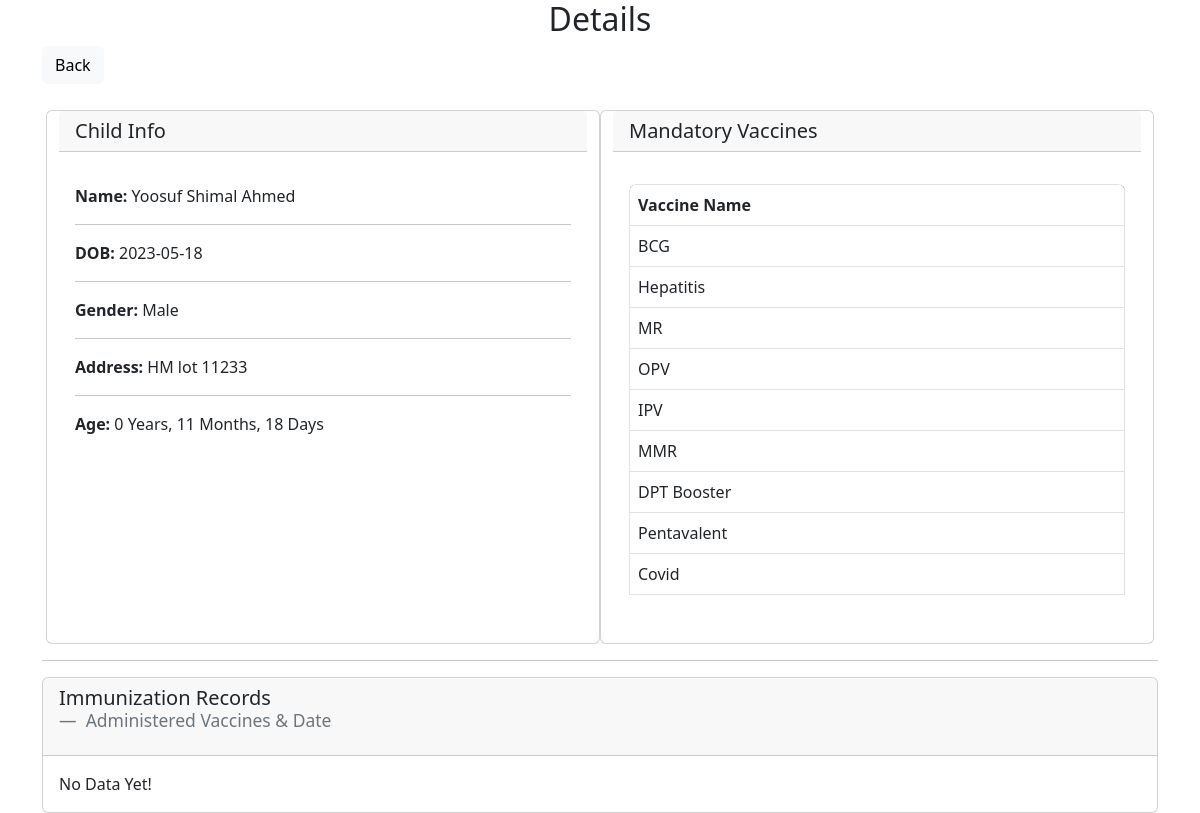
Screenshot of /view.php?id=16 (signed in) with the database file from the repository.
### tables this page shows
CREATE TABLE `children` (
  `child_id` int(255) NOT NULL,
  `parents_id` int(255) NOT NULL,
  `Name` text NOT NULL,
  `Gender` text NOT NULL,
  `DOB` date NOT NULL,
  `NID` text NOT NULL,
  `Address` varchar(255) NOT NULL,
  `data` varchar(25) NOT NULL
);

CREATE TABLE `vaccines` (
  `vaccine_id` int(12) NOT NULL,
  `Name` varchar(12) NOT NULL
);

### view.php (the view, shortened to what this page needs)
<?php
include_once('connects.php');
$id = $_GET['id'];
?>
<!DOCTYPE html>
<html lang="en">
<head>
  <link href="https://cdn.jsdelivr.net/npm/bootstrap@5.3.0-alpha3/dist/css/bootstrap.min.css" rel="stylesheet">
</head>
<body>
  <div class="container">
    <h2 style="text-align: center;">Details</h2>
    <a type="button" class="btn btn-light float-sm-start" href="dashboard.php">Back</a>
    <br>
    <div class="row row-cols-1 mt-3 mx-1 row-cols-md-2 g-4">
      <div class="card">
        <h5 class="card-header">Child Info</h5>
        <div class="card-body">
          <p class="card-text">
            <?php
            $sql = "SELECT * FROM children where child_id = '" . $id . "'";
            $result = $mysqli->query($sql);
            if ($result->num_rows > 0) {
              while ($rows = $result->fetch_assoc()) {
            ?>
          <div>
            <b> Name:</b> <?php echo $rows['Name']; ?><br>
            <hr>
            <b> DOB:</b> <?php echo $rows['DOB']; ?><br>
            <hr>
            <b> Gender: </b><?php echo $rows["Gender"]; ?>
            <hr>
            <b>Address: </b> <?php echo $rows['Address']; ?>
            <hr>
            <?php
                $dob = $rows['DOB'];
                $dob = new DateTime($dob);
                $now = new DateTime();
                $diff = $now->diff($dob);
                echo '<b>Age: </b>' . $diff->y . ' Years, ' . $diff->m . ' Months, ' . $diff->d . ' Days';
            ?>
          <?php } ?>
          </div>
          </p>
        </div>
      </div>
      <br>
      <div class="card">
        <h5 class="card-header">Mandatory Vaccines</h5>
        <div class="card-body">
          <p class="card-text">
          <div class="table-responsive rounded-3">
            <table class="table table-bordered">
              <tr class="bg-dark text-white">
                <th>Vaccine Name</th>
              </tr>
              <?php
              $sql = "SELECT * FROM vaccines";
              $result = $mysqli->query($sql);
              if ($result->num_rows > 0) {
                while ($rows = $result->fetch_assoc()) {
              ?>
                  <tr>
                    <td><?php echo $rows['Name']; ?></td>
                  </tr>
              <?php
                }
              }
              ?>
            </table>
          </div>
          </p>
        </div>
      </div>
    </div>
    <hr>
    <div class="card">
      <h5 class="card-header">
        <figure>
          <blockquote class="blockquote">
            <h5>Immunization Records</h5>
          </blockquote>
          <figcaption class="blockquote-footer">
            Administered Vaccines & Date
          </figcaption>
        </figure>
      </h5>
      <div class="card-body">
        <p class="card-text">
          <?php
              $sql = "SELECT * FROM child_vaccines where child_id = '" . $id . "'";
              $result = $mysqli->query($sql);
              if ($result->num_rows > 0) {
                while ($rows = $result->fetch_assoc()) {
          ?>
              <hr>
              <b>Vaccine: </b><?php echo $rows['Name']; ?>
              <br>
              <b>Administered On: </b><?php echo $rows['Date']; ?>
          <?php
                }
              } else {
                echo "No Data Yet!";
              }
          ?>
        </p>
      </div>
    </div>
  <?php
  }
  ?>
  </div>
</body>
</html>

### rows the page displays
children: Name "Yoosuf Shimal Ahmed", DOB "2023-05-18", Gender "Male", Address "HM lot 11233", DOB "0", DOB "11", DOB "18"
vaccines: Name "BCG"
vaccines: Name "Hepatitis"
vaccines: Name "MR"
vaccines: Name "OPV"
vaccines: Name "IPV"
vaccines: Name "MMR"
vaccines: Name "DPT Booster"
vaccines: Name "Pentavalent"
vaccines: Name "Covid"
